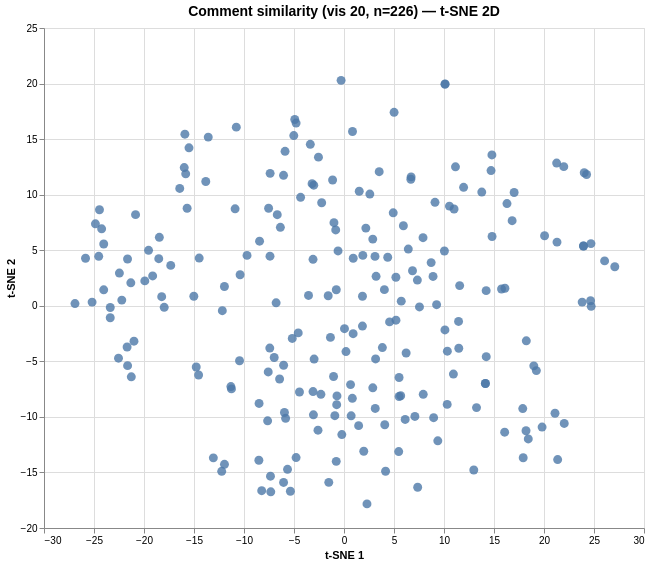

The specification (Vega-Lite) saved for this image:
### Vega specification from a JSON file in a GitHub repository (floating-point values rounded to 4 significant figures; data arrays with more than 128 entries replaced by an {"elided": "..."} marker saying what was removed)
{"$schema": "https://vega.github.io/schema/vega/v6.json", "data": [{"name": "param_1e9efca18e7a2868_store"}, {"name": "source_0", "values": {"elided": "226 records"}}, {"name": "source_0_x_domain_dim_1", "values": [{"min": -26.9, "max": 27.08}]}, {"name": "source_0_y_domain_dim_2", "values": [{"min": -17.83, "max": 20.29}]}], "signals": [{"name": "unit", "value": {}, "on": [{"events": "pointermove", "update": "isTuple(group()) ? group() : unit"}]}, {"name": "param_1e9efca18e7a2868", "update": "vlSelectionResolve(\"param_1e9efca18e7a2868_store\", \"union\")"}, {"name": "param_1e9efca18e7a2868_dim_1", "on": [{"events": [{"source": "view", "type": "dblclick"}], "update": "null"}, {"events": {"signal": "param_1e9efca18e7a2868_translate_delta"}, "update": "panLinear(param_1e9efca18e7a2868_translate_anchor.extent_x, -param_1e9efca18e7a2868_translate_delta.x / width)"}, {"events": {"signal": "param_1e9efca18e7a2868_zoom_delta"}, "update": "zoomLinear(domain(\"x\"), param_1e9efca18e7a2868_zoom_anchor.x, param_1e9efca18e7a2868_zoom_delta)"}]}, {"name": "param_1e9efca18e7a2868_dim_2", "on": [{"events": [{"source": "view", "type": "dblclick"}], "update": "null"}, {"events": {"signal": "param_1e9efca18e7a2868_translate_delta"}, "update": "panLinear(param_1e9efca18e7a2868_translate_anchor.extent_y, param_1e9efca18e7a2868_translate_delta.y / height)"}, {"events": {"signal": "param_1e9efca18e7a2868_zoom_delta"}, "update": "zoomLinear(domain(\"y\"), param_1e9efca18e7a2868_zoom_anchor.y, param_1e9efca18e7a2868_zoom_delta)"}]}, {"name": "param_1e9efca18e7a2868_tuple", "on": [{"events": [{"signal": "param_1e9efca18e7a2868_dim_1 || param_1e9efca18e7a2868_dim_2"}], "update": "param_1e9efca18e7a2868_dim_1 && param_1e9efca18e7a2868_dim_2 ? {unit: \"\", fields: param_1e9efca18e7a2868_tuple_fields, values: [param_1e9efca18e7a2868_dim_1,param_1e9efca18e7a2868_dim_2]} : null"}]}, {"name": "param_1e9efca18e7a2868_tuple_fields", "value": [{"field": "dim_1", "channel": "x", "type": "R"}, {"field": "dim_2", "channel": "y", "type": "R"}]}, {"name": "param_1e9efca18e7a2868_translate_anchor", "value": {}, "on": [{"events": [{"source": "scope", "type": "pointerdown"}], "update": "{x: x(unit), y: y(unit), extent_x: domain(\"x\"), extent_y: domain(\"y\")}"}]}, {"name": "param_1e9efca18e7a2868_translate_delta", "value": {}, "on": [{"events": [{"source": "window", "between": [{"source": "scope", "type": "pointerdown"}, {"source": "window", "type": "pointerup"}], "consume": true, "type": "pointermove"}], "update": "{x: param_1e9efca18e7a2868_translate_anchor.x - x(unit), y: param_1e9efca18e7a2868_translate_anchor.y - y(unit)}"}]}, {"name": "param_1e9efca18e7a2868_zoom_anchor", "on": [{"events": [{"source": "scope", "type": "wheel", "consume": true}], "update": "{x: invert(\"x\", x(unit)), y: invert(\"y\", y(unit))}"}]}, {"name": "param_1e9efca18e7a2868_zoom_delta", "on": [{"events": [{"source": "scope", "consume": true, "type": "wheel"}], "update": "pow(1.001, event.deltaY * pow(16, event.deltaMode))", "force": true}]}, {"name": "param_1e9efca18e7a2868_modify", "on": [{"events": {"signal": "param_1e9efca18e7a2868_tuple"}, "update": "modify(\"param_1e9efca18e7a2868_store\", param_1e9efca18e7a2868_tuple, true)"}]}], "marks": [{"type": "symbol", "name": "marks", "from": {"data": "source_0"}, "encode": {"update": {"shape": {"value": "circle"}, "tooltip": {"signal": "{\"Comment #\": format(datum[\"index\"], \"\"), \"Comment\": isValid(datum[\"comment\"]) ? datum[\"comment\"] : \"\"+datum[\"comment\"]}"}, "opacity": {"value": 0.8}, "y": {"field": "dim_2", "scale": "y"}, "fill": {"value": "#4c78a8"}, "x": {"field": "dim_1", "scale": "x"}, "size": {"value": 80}}}, "style": ["circle"], "interactive": true, "clip": true}], "scales": [{"name": "x", "type": "linear", "domain": [{"signal": "(data(\"source_0_x_domain_dim_1\")[0] || {}).min"}, {"signal": "(data(\"source_0_x_domain_dim_1\")[0] || {}).max"}], "range": [0, {"signal": "width"}], "domainRaw": {"signal": "param_1e9efca18e7a2868[\"dim_1\"]"}, "nice": true, "zero": true}, {"name": "y", "type": "linear", "domain": [{"signal": "(data(\"source_0_y_domain_dim_2\")[0] || {}).min"}, {"signal": "(data(\"source_0_y_domain_dim_2\")[0] || {}).max"}], "range": [{"signal": "height"}, 0], "nice": true, "domainRaw": {"signal": "param_1e9efca18e7a2868[\"dim_2\"]"}, "zero": true}], "axes": [{"scale": "x", "minExtent": 0, "maxExtent": 0, "labels": false, "grid": true, "domain": false, "zindex": 0, "aria": false, "gridScale": "y", "orient": "bottom", "tickCount": {"signal": "ceil(width/40)"}, "ticks": false}, {"scale": "y", "domain": false, "labels": false, "maxExtent": 0, "ticks": false, "grid": true, "orient": "left", "minExtent": 0, "tickCount": {"signal": "ceil(height/40)"}, "zindex": 0, "gridScale": "x", "aria": false}, {"scale": "x", "title": "t-SNE 1", "grid": false, "labelFlush": true, "labelOverlap": true, "orient": "bottom", "tickCount": {"signal": "ceil(width/40)"}, "zindex": 0}, {"scale": "y", "title": "t-SNE 2", "orient": "left", "labelOverlap": true, "tickCount": {"signal": "ceil(height/40)"}, "zindex": 0, "grid": false}], "title": {"text": "Comment similarity (vis 20, n=226) — t-SNE 2D", "frame": "group", "fontSize": 14}, "height": 500, "background": "white", "width": 600, "padding": 5, "style": "cell"}
